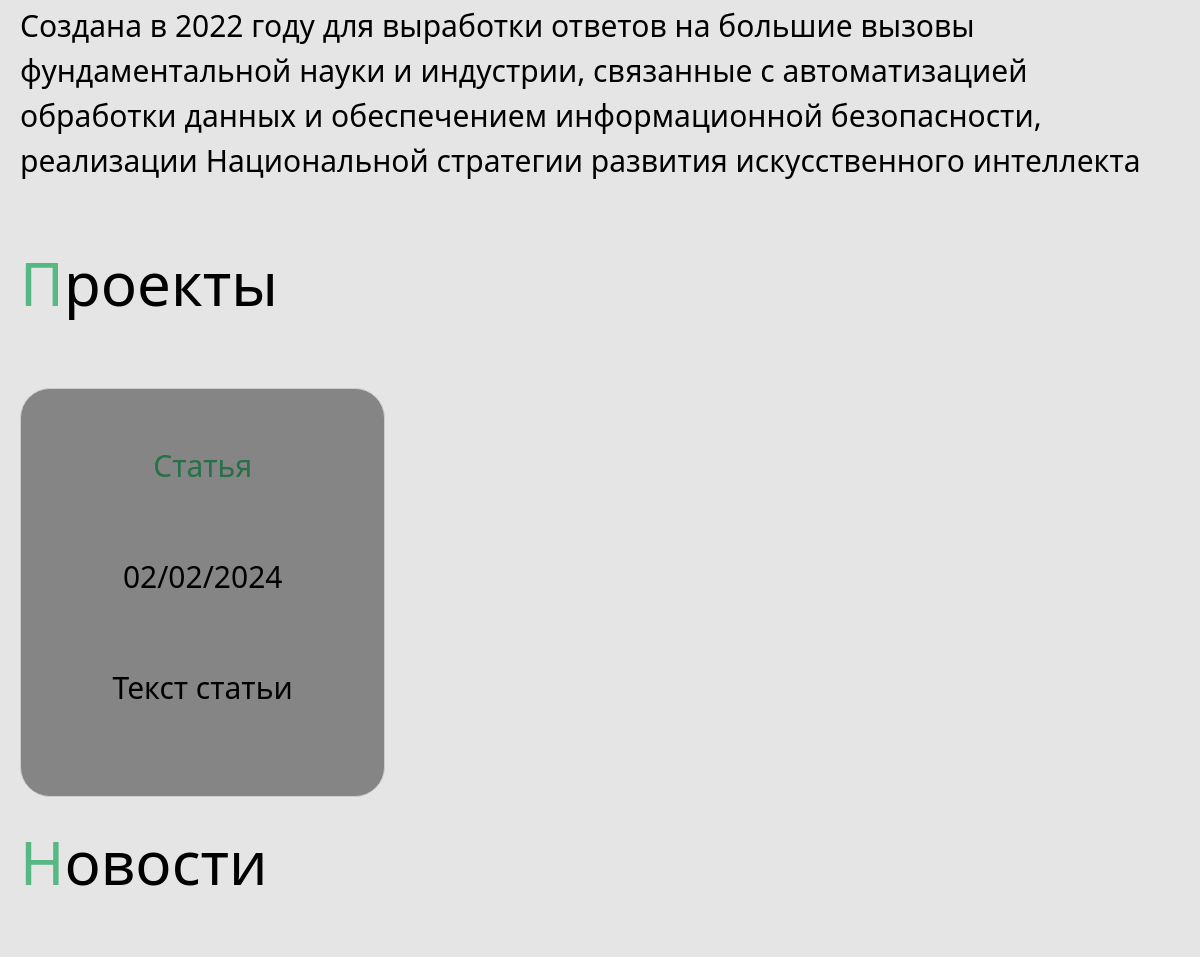
Before: / (middle part) with the older database file.
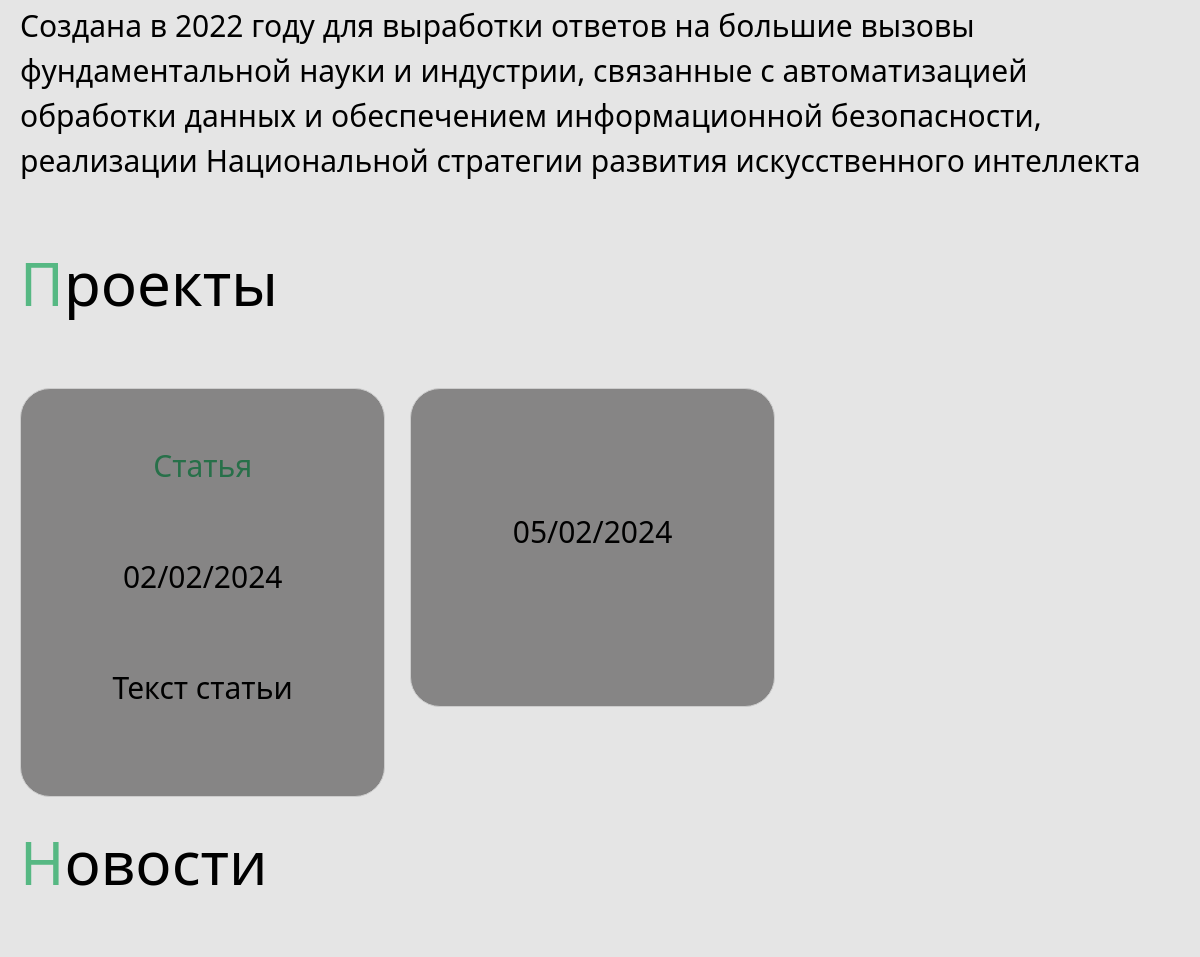
After: the same page with the newer database file.
### tables this page shows
CREATE TABLE posts (
    id INTEGER PRIMARY KEY AUTOINCREMENT,
    created TIMESTAMP NOT NULL DEFAULT CURRENT_TIMESTAMP,
    title TEXT NOT NULL,
    content TEXT NOT NULL,
    status TEXT DEFAULT draft,
    author TEXT NOT NULL
);

### app.py (the view)
@app.route("/")
def index():
    path = url_for('static', filename='img/robot.jpg')
    path1 = url_for('static', filename='img/ruk.jpg')
    path2 = url_for('static', filename='img/robot2.jpg')
    path3 = url_for('static', filename='php/sender.php')
    is_admin = None
    if str(current_user.is_authenticated)!='False':
        is_admin = int(current_user.get_admin())
    else:
        is_admin = None
    return render_template(
        'index.html',
        tecnol=dbase.getTechnJSON(),
        posts=dbase.getJSON(),
        path=path,
        path1=path1,
        path2=path2,
        path3=path3,
        auth_user=str(current_user.is_authenticated),
        is_admin=is_admin
    )

### DataBase.py (called while the page is built)
    def getJSON(self):
        sql = '''SELECT * FROM posts'''
        try:
            self.__cur.execute(sql)
            res = self.__cur.fetchall()
            if res:
                blocks_list = [dict(ix) for ix in res]
                return blocks_list
        except:
            return False
        return []

    def getTechnJSON(self):
        sql = '''SELECT * FROM technologies'''
        try:
            self.__cur.execute(sql)
            res = self.__cur.fetchall()
            if res:
                blocks_list = [dict(ix) for ix in res]
                return blocks_list
        except:
            return False
        return []

### app.py (called while the page is built)
@app.before_request
def before_request():
     global dbase
     db = get_db()
     dbase = DataBase(db)

def connect_db():
    conn = sqlite3.connect(app.config['DATABASE'])
    conn.row_factory = sqlite3.Row
    return conn

def get_db():
    if not hasattr(g, 'link_db'):
        g.link_db = connect_db()
    return g.link_db

### templates/index.html (shortened to what this page needs)
{% extends 'base.html' %}
{% block content %}
    <link type="text/css" href="{{ url_for('static', filename='css/style1.css') }}" rel="stylesheet"/>
    <div class="wrapper">
        <div class="content mt-5">
            <div class="about" id="dev">
            </div>
            <div class="txt">
                Создана в 2022 году для выработки ответов на большие вызовы фундаментальной науки и индустрии,
                связанные
                с
                автоматизацией обработки данных и обеспечением информационной безопасности, реализации Национальной
                стратегии
                развития искусственного интеллекта
            </div>
            <div class="about" id="naszabuv">
                Проекты
            </div>
            <div class="proj">
                <div class="pram">
                    {% for post in posts %}
                        {% if post["status"] == 'public' %}
                            <div class="child"><p class="Z">{{ post['title'] }}
                                <p>{{ post['created'] }}
                                <p>{{ post['content'] }}
                                <p class="Z">{{ post['autor'] }}
                            </div>
                        {% endif %}
                    {% endfor %}
                </div>
            </div>
            <div class="about" id="news">
                Новости
            </div>
        </div>
    </div>
{% endblock %}

Changed rows visible on the page:
added posts: created "05/02/2024"
